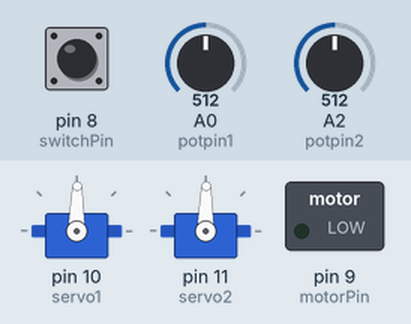
Bench run of a sketch on a simulated Arduino Uno, built with avr-gcc and run on an emulated ATmega328P. Parts: 2 × servo, switched loads named in the sketch (green lamp = pin HIGH). Inputs (shaded band) come from the test bench; at power-on: A0 (potpin1) = 512, A2 (potpin2) = 512, pin 8 (switchPin) HIGH.

Above: at 1.2 s.
1.3 s: A0 (potpin1) set to 716
At 2.5 s:
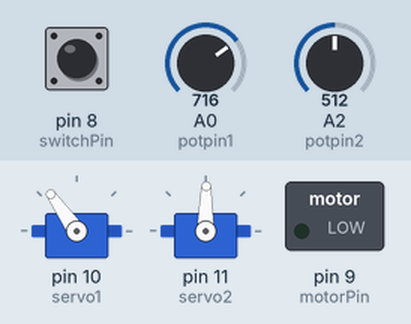
2.8 s: A2 (potpin2) set to 716
At 3.8 s:
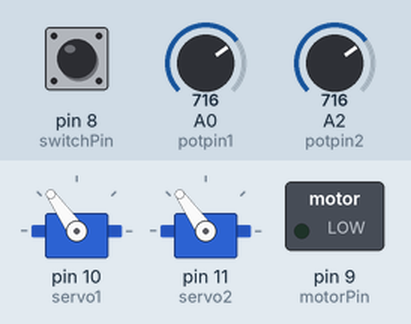
4.3 s: pin 8 (switchPin) pulled LOW for 0.15 s
At 4.37 s:
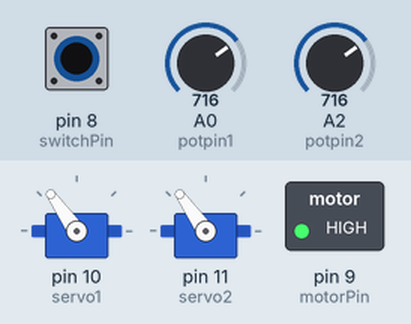
5.9 s: A0 (potpin1) set to 900
At 6.6 s:
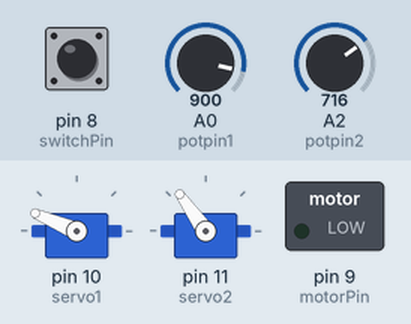
7.4 s: A2 (potpin2) set to 900
At 7.8 s:
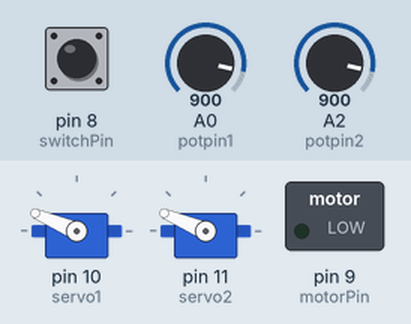
8.9 s: pin 8 (switchPin) pulled LOW for 1 s
At 9.7 s:
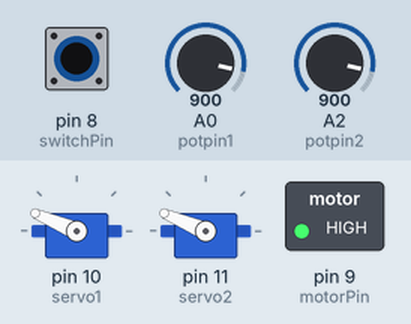
Timing chart, 0 to 11.9 s (numbered marks = the images above; inputs shaded):
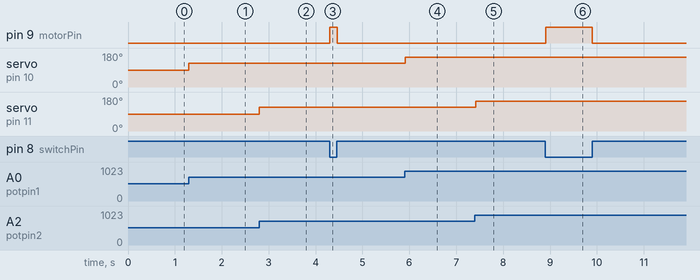

The sketch:

test_HOG.ino
```cpp
//test programma HOG

#include <Servo.h>

Servo servo1;
Servo servo2;

int potpin1 = A0;
int potpin2 = A2;
int val1;
int val2;

int motorPin = 9;
int switchPin = 8;
int switchState = 0;

void setup()
{
  servo1.attach(10);
  servo2.attach(11);

  pinMode(potpin1, INPUT);
  pinMode(potpin2, INPUT);

  pinMode(motorPin, OUTPUT);
  pinMode(switchPin, INPUT);
}

void loop()
{
  val1 = analogRead(potpin1);
  val2 = analogRead(potpin2);
  val1 = map(val1, 0, 1023, 0, 179);
  val2 = map(val2, 0, 1023, 0, 179);
  servo1.write(val1);
  servo2.write(val2);
  delay(15);

  switchState = digitalRead(switchPin);
  if(switchState == LOW){
    digitalWrite(motorPin, HIGH);
  }else{
    digitalWrite(motorPin, LOW);
  }
}
```

Measured:
- after the input at 1.3 s, servo on pin 10 (servo1): 89° → 125° at once
- after the input at 2.8 s, servo on pin 11 (servo2): 89° → 125° at once
- after the input at 4.3 s, pin 9 (motorPin): LOW → HIGH at once, → LOW 0.15 s later
- after the input at 5.9 s, servo on pin 10 (servo1): 125° → 157° at once
- after the input at 7.4 s, servo on pin 11 (servo2): 125° → 157° at once
- after the input at 8.9 s, pin 9 (motorPin): LOW → HIGH at once, → LOW 0.99 s later
